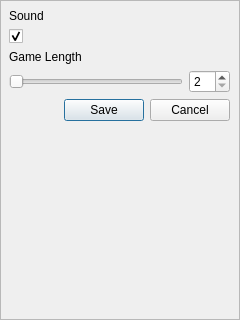
<?xml version="1.0" encoding="UTF-8"?>
<ui version="4.0">
 <class>settingsFrame</class>
 <widget class="QFrame" name="settingsFrame">
  <property name="geometry">
   <rect>
    <x>0</x>
    <y>0</y>
    <width>240</width>
    <height>320</height>
   </rect>
  </property>
  <property name="windowTitle">
   <string/>
  </property>
  <property name="styleSheet">
   <string notr="true"/>
  </property>
  <property name="frameShape">
   <enum>QFrame::StyledPanel</enum>
  </property>
  <property name="frameShadow">
   <enum>QFrame::Raised</enum>
  </property>
  <widget class="QWidget" name="verticalLayoutWidget_2">
   <property name="geometry">
    <rect>
     <x>9</x>
     <y>9</y>
     <width>221</width>
     <height>311</height>
    </rect>
   </property>
   <layout class="QVBoxLayout" name="verticalLayout_3">
    <item>
     <layout class="QVBoxLayout" name="verticalLayout_2">
      <item>
       <widget class="QLabel" name="label_2">
        <property name="text">
         <string>Sound</string>
        </property>
       </widget>
      </item>
      <item>
       <widget class="QCheckBox" name="checkBox">
        <property name="font">
         <font>
          <family>MS Shell Dlg 2</family>
          <pointsize>8</pointsize>
          <weight>50</weight>
          <bold>false</bold>
         </font>
        </property>
        <property name="contextMenuPolicy">
         <enum>Qt::NoContextMenu</enum>
        </property>
        <property name="styleSheet">
         <string notr="true"/>
        </property>
        <property name="text">
         <string/>
        </property>
        <property name="checked">
         <bool>true</bool>
        </property>
       </widget>
      </item>
     </layout>
    </item>
    <item>
     <widget class="QLabel" name="label">
      <property name="text">
       <string>Game Length</string>
      </property>
     </widget>
    </item>
    <item>
     <layout class="QHBoxLayout" name="horizontalLayout">
      <item>
       <widget class="QSlider" name="horizontalSlider">
        <property name="minimum">
         <number>2</number>
        </property>
        <property name="maximum">
         <number>10</number>
        </property>
        <property name="singleStep">
         <number>2</number>
        </property>
        <property name="value">
         <number>2</number>
        </property>
        <property name="orientation">
         <enum>Qt::Horizontal</enum>
        </property>
       </widget>
      </item>
      <item>
       <widget class="QSpinBox" name="spinBox">
        <property name="minimum">
         <number>2</number>
        </property>
        <property name="maximum">
         <number>10</number>
        </property>
        <property name="singleStep">
         <number>2</number>
        </property>
        <property name="value">
         <number>2</number>
        </property>
       </widget>
      </item>
     </layout>
    </item>
    <item>
     <widget class="QDialogButtonBox" name="buttonBox">
      <property name="orientation">
       <enum>Qt::Horizontal</enum>
      </property>
      <property name="standardButtons">
       <set>QDialogButtonBox::Cancel|QDialogButtonBox::Save</set>
      </property>
     </widget>
    </item>
    <item>
     <spacer name="verticalSpacer">
      <property name="orientation">
       <enum>Qt::Vertical</enum>
      </property>
      <property name="sizeHint" stdset="0">
       <size>
        <width>20</width>
        <height>40</height>
       </size>
      </property>
     </spacer>
    </item>
   </layout>
  </widget>
 </widget>
 <tabstops>
  <tabstop>checkBox</tabstop>
  <tabstop>horizontalSlider</tabstop>
  <tabstop>buttonBox</tabstop>
  <tabstop>spinBox</tabstop>
 </tabstops>
 <resources/>
 <connections>
  <connection>
   <sender>horizontalSlider</sender>
   <signal>sliderMoved(int)</signal>
   <receiver>spinBox</receiver>
   <slot>setValue(int)</slot>
   <hints>
    <hint type="sourcelabel">
     <x>50</x>
     <y>176</y>
    </hint>
    <hint type="destinationlabel">
     <x>139</x>
     <y>176</y>
    </hint>
   </hints>
  </connection>
  <connection>
   <sender>spinBox</sender>
   <signal>valueChanged(int)</signal>
   <receiver>horizontalSlider</receiver>
   <slot>setValue(int)</slot>
   <hints>
    <hint type="sourcelabel">
     <x>139</x>
     <y>176</y>
    </hint>
    <hint type="destinationlabel">
     <x>50</x>
     <y>176</y>
    </hint>
   </hints>
  </connection>
 </connections>
</ui>
